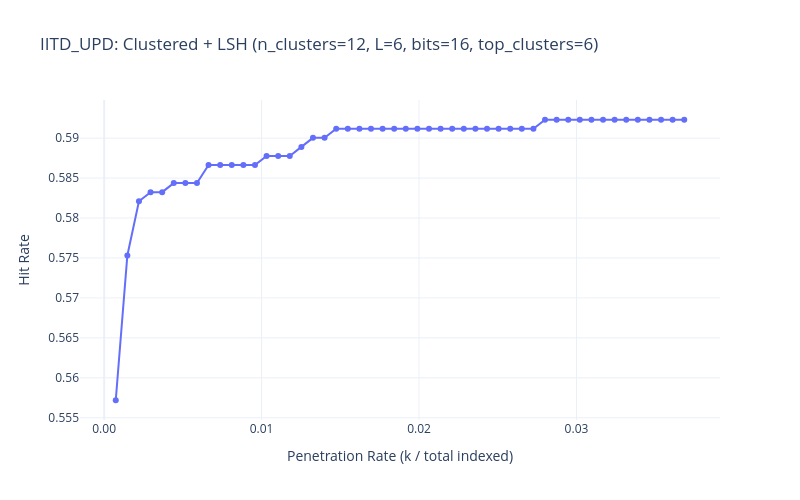

Notebook code for this chart:
### Code cell
import os
import numpy as np
import random
import faiss
import plotly.graph_objects as go
from collections import defaultdict
import heapq

# ---------------------------
# Load IITD_UPD Templates (70:30 Split)
# ---------------------------
def load_iitd_upd_templates(root_folder, seed=42, split_ratio=0.7):
    random.seed(seed)
    index_vectors, index_labels = [], []
    query_vectors, query_labels = [], []

    subject_folders = sorted(
        [d for d in os.listdir(root_folder) if os.path.isdir(os.path.join(root_folder, d))]
    )

    for subject in subject_folders:
        subject_path = os.path.join(root_folder, subject)
        files = sorted([f for f in os.listdir(subject_path) if f.endswith('.npy')])
        if not files:
            print(f"⚠️ Skipping {subject}, no .npy files")
            continue

        random.shuffle(files)
        split_point = max(1, int(len(files) * split_ratio))
        index_files = files[:split_point]
        query_files = files[split_point:]

        for f in index_files:
            vec = np.load(os.path.join(subject_path, f)).astype('float32').flatten()
            index_vectors.append(vec)
            index_labels.append(subject)

        for f in query_files:
            vec = np.load(os.path.join(subject_path, f)).astype('float32').flatten()
            query_vectors.append(vec)
            query_labels.append(subject)

        print(f"{subject}: {len(index_files)} index, {len(query_files)} query")

    return (
        np.vstack(index_vectors),
        np.array(index_labels),
        np.vstack(query_vectors),
        np.array(query_labels)
    )

# ---------------------------
# LSH helper: random projection hash family
# ---------------------------
class LSHTable:
    def __init__(self, dim, bits, rng):
        """
        bits: number of random projection bits (hash length)
        rng: numpy RandomState
        """
        self.bits = bits
        self.dim = dim
        # random projection vectors shape (bits, dim)
        self.projections = rng.normal(size=(bits, dim)).astype('float32')
        # dictionary: bucket_key (tuple of bits) -> list of (local_index)
        self.buckets = defaultdict(list)

    def compute_hash(self, vecs):
        # vecs: N x dim -> returns N x bits of 0/1
        dots = np.dot(vecs, self.projections.T)  # N x bits
        bits_mat = (dots >= 0).astype('int8')
        # convert to tuple of ints per vector for use as dict key
        keys = [tuple(row.tolist()) for row in bits_mat]
        return keys

    def add(self, vecs, local_indices):
        keys = self.compute_hash(vecs)
        for key, idx in zip(keys, local_indices):
            self.buckets[key].append(idx)

    def query_bucket(self, vec):
        key = tuple((np.dot(vec, self.projections.T) >= 0).astype('int8').tolist())
        return self.buckets.get(key, [])

# ---------------------------
# Hybrid: KMeans clustering + LSH per cluster
# ---------------------------
class HybridClusterLSH:
    def __init__(self, dim, n_clusters=10, L=5, bits=16, rng_seed=42):
        """
        n_clusters: number of coarse clusters
        L: number of LSH tables per cluster
        bits: number of projection bits per table
        """
        self.dim = dim
        self.n_clusters = n_clusters
        self.L = L
        self.bits = bits
        self.rng = np.random.RandomState(rng_seed)
        self.kmeans = faiss.Kmeans(dim, n_clusters, niter=20, verbose=False)
        # For each cluster: store dict with 'indices' (global indices), 'labels', 'vecs', 'lsh_tables' (list)
        self.clusters = [None] * n_clusters

    def fit(self, vectors, labels):
        """
        vectors: N x dim (float32)
        labels: N (object) or array
        We will keep the mapping for global indices so we can compute penetration easily.
        """
        print("Training coarse KMeans...")
        self.kmeans.train(vectors)
        _, assign = self.kmeans.index.search(vectors, 1)
        assign = assign.flatten()

        # build clusters
        for c in range(self.n_clusters):
            members = np.where(assign == c)[0]
            if len(members) == 0:
                self.clusters[c] = None
                print(f"Cluster {c}: EMPTY")
                continue

            cluster_vecs = vectors[members]
            cluster_labels = labels[members]
            # Build L LSH tables for this cluster
            lsh_tables = []
            for i in range(self.L):
                lt = LSHTable(self.dim, self.bits, rng=self.rng)
                lt.add(cluster_vecs, list(range(len(members))))  # local indices 0..len(members)-1
                lsh_tables.append(lt)

            self.clusters[c] = {
                'global_indices': members,      # map local index -> global index by members[local]
                'vecs': cluster_vecs,          # local vecs
                'labels': cluster_labels,
                'lsh_tables': lsh_tables
            }
            print(f"Cluster {c}: {len(members)} vectors, built {self.L} LSH tables")

    def _probe_cluster(self, cluster, query_vec, probes_per_table=2):
        """
        Probe one cluster for one query:
        - For each LSH table, fetch the bucket for the query (single bucket).
        - Optionally we could also probe nearby buckets, but here keep single-bucket per table.
        - Return set of global indices (deduped)
        """
        candidates_local = set()
        for lt in cluster['lsh_tables']:
            bucket = lt.query_bucket(query_vec)
            # bucket contains local indices; add up to probes_per_table of them (or all)
            # choose first probes_per_table (deterministic); could random.sample for randomness
            for li in bucket[:probes_per_table]:
                candidates_local.add(li)
        # map local -> global
        global_idxs = [int(cluster['global_indices'][li]) for li in candidates_local]
        return global_idxs

    def search(self, queries, top_clusters=3, k=10, probes_per_table=2):
        """
        queries: Q x dim
        returns for each query a list of candidate global indices (unsorted)
        """
        # Step 1: coarse assign top_clusters based on centroid distances
        # use kmeans centroids: self.kmeans.centroids (n_clusters x dim)
        # FAISS stores centroids in self.kmeans.centroids
        centroids = np.array(self.kmeans.centroids).astype('float32')
        # compute centroid distances for all queries
        # queries shape Qxdim
        dists = np.linalg.norm(queries[:, None, :] - centroids[None, :, :], axis=2)  # Q x n_clusters
        top_cluster_ids = np.argsort(dists, axis=1)[:, :top_clusters]

        all_candidates = []
        for qi, q in enumerate(queries):
            qvec = q.astype('float32')
            candidate_globals = []
            for cid in top_cluster_ids[qi]:
                cluster = self.clusters[cid]
                if cluster is None:
                    continue
                cand = self._probe_cluster(cluster, qvec, probes_per_table=probes_per_table)
                candidate_globals.extend(cand)
            # dedupe
            candidate_globals = list(dict.fromkeys(candidate_globals))
            all_candidates.append(candidate_globals)
        return all_candidates

    def rerank_and_get_topk(self, queries, candidates_list, vectors, k=10):
        """
        For each query compute distances to candidate global indices (exact) and return top-k global indices.
        vectors: full database vectors (N x dim) for distance computation
        """
        results = []
        for qi, cand in enumerate(candidates_list):
            if len(cand) == 0:
                results.append([])
                continue
            cand_vecs = vectors[cand]  # len(cand) x dim
            qvec = queries[qi].reshape(1, -1)
            dists = np.linalg.norm(cand_vecs - qvec, axis=1)  # euclidean
            # get top k smallest distances
            topk_idx = np.argsort(dists)[:k]
            topk_global = [cand[i] for i in topk_idx]
            results.append(topk_global)
        return results

# ---------------------------
# Evaluate Hit Rate vs Penetration Rate
# ---------------------------
def evaluate_hit_rate_topk(hybrid_index, full_vectors, index_labels, query_vectors, query_labels,
                           k_max=50, top_clusters=3, probes_per_table=2):
    total_indexed = len(index_labels)
    total_queries = len(query_labels)

    hit_rates = []
    penetration_rates = []

    # Precompute candidate sets for various k? We'll compute per k by reranking top-k.
    # But candidates depend on probes per table and top_clusters only, not k. So compute once:
    candidates_all = hybrid_index.search(query_vectors, top_clusters=top_clusters, k=k_max, probes_per_table=probes_per_table)

    # For incremental k we will rerank and check top-k from reranked candidates
    reranked_topk_all = hybrid_index.rerank_and_get_topk(query_vectors, candidates_all, full_vectors, k=k_max)

    for k in range(1, k_max + 1):
        hits = 0
        for qi in range(total_queries):
            topk = reranked_topk_all[qi][:k]
            # topk contains global indices -> map to labels using index_labels
            if len(topk) > 0:
                topk_labels = index_labels[topk]
                if query_labels[qi] in topk_labels:
                    hits += 1
        hit_rate = hits / total_queries
        # penetration = average retrieved candidates per query divided by total indexed
        avg_retrieved = np.mean([len(reranked_topk_all[qi][:k]) for qi in range(total_queries)])
        # but more meaningful penetration is k / total_indexed (like before). We'll keep that consistent:
        penetration = k / total_indexed
        hit_rates.append(hit_rate)
        penetration_rates.append(penetration)
        print(f"Top-{k}: Hit rate={hit_rate:.4f}, Penetration={penetration:.4f}")
    return penetration_rates, hit_rates

# ---------------------------
# Plotter
# ---------------------------
def plot_hit_rate_vs_penetration(penetration_rates, hit_rates, title):
    fig = go.Figure()
    fig.add_trace(go.Scatter(
        x=penetration_rates,
        y=hit_rates,
        mode='lines+markers',
        name='Cluster+LSH',
        line=dict(width=2),
        marker=dict(size=6)
    ))
    tick_vals = np.arange(0.0, max(penetration_rates) + 0.01, 0.01)
    fig.update_xaxes(title='Penetration Rate (k / total indexed)', tickvals=tick_vals, tickformat=".2f")
    fig.update_yaxes(title='Hit Rate')
    fig.update_layout(title=title, template='plotly_white', width=800, height=500, hovermode='x unified')
    fig.show()

# ---------------------------
# Main workflow
# ---------------------------
def main(data_folder,
         n_clusters=10,
         L=5,
         bits=16,
         top_clusters=3,
         probes_per_table=2,
         k_max=50,
         rng_seed=42):
    index_x, index_y, query_x, query_y = load_iitd_upd_templates(data_folder, seed=rng_seed)
    dim = index_x.shape[1]
    print(f"\nLoaded {len(index_y)} index templates and {len(query_y)} queries with dim={dim}")

    hybrid = HybridClusterLSH(dim, n_clusters=n_clusters, L=L, bits=bits, rng_seed=rng_seed)
    hybrid.fit(index_x, index_y)

    penetration_rates, hit_rates = evaluate_hit_rate_topk(
        hybrid, index_x, index_y, query_x, query_y,
        k_max=k_max, top_clusters=top_clusters, probes_per_table=probes_per_table
    )

    plot_hit_rate_vs_penetration(penetration_rates, hit_rates,
                                 title=f"IITD_UPD: Clustered + LSH (n_clusters={n_clusters}, L={L}, bits={bits}, top_clusters={top_clusters})")

if __name__ == "__main__":
    data_folder = "IITD_UPD"
    main(data_folder,
         n_clusters=12,
         L=6,
         bits=16,
         top_clusters=6,
         probes_per_table=3,
         k_max=50,
         rng_seed=1234)

### Figure 1 — Plotly figure (JSON) as saved in the notebook; plotly's stock layout.template omitted (floating-point values rounded to 4 significant figures)
{"data": [{"line": {"width": 2}, "marker": {"size": 6}, "mode": "lines+markers", "name": "Cluster+LSH", "type": "scatter", "x": [0.0007369, 0.001474, 0.002211, 0.002948, 0.003685, 0.004422, 0.005158, 0.005895, 0.006632, 0.007369, 0.008106, 0.008843, 0.00958, 0.01032, 0.01105, 0.01179, 0.01253, 0.01326, 0.014, 0.01474, 0.01548, 0.01621, 0.01695, 0.01769, 0.01842, 0.01916, 0.0199, 0.02063, 0.02137, 0.02211, 0.02284, 0.02358, 0.02432, 0.02506, 0.02579, 0.02653, 0.02727, 0.028, 0.02874, 0.02948, 0.03021, 0.03095, 0.03169, 0.03242, 0.03316, 0.0339, 0.03464, 0.03537, 0.03611, 0.03685], "y": [0.5572, 0.5753, 0.5821, 0.5832, 0.5832, 0.5844, 0.5844, 0.5844, 0.5866, 0.5866, 0.5866, 0.5866, 0.5866, 0.5878, 0.5878, 0.5878, 0.5889, 0.59, 0.59, 0.5912, 0.5912, 0.5912, 0.5912, 0.5912, 0.5912, 0.5912, 0.5912, 0.5912, 0.5912, 0.5912, 0.5912, 0.5912, 0.5912, 0.5912, 0.5912, 0.5912, 0.5912, 0.5923, 0.5923, 0.5923, 0.5923, 0.5923, 0.5923, 0.5923, 0.5923, 0.5923, 0.5923, 0.5923, 0.5923, 0.5923]}], "layout": {"height": 500, "hovermode": "x unified", "title": {"text": "IITD_UPD: Clustered + LSH (n_clusters=12, L=6, bits=16, top_clusters=6)"}, "width": 800, "xaxis": {"tickformat": ".2f", "tickvals": [0.0, 0.01, 0.02, 0.03, 0.04], "title": {"text": "Penetration Rate (k / total indexed)"}}, "yaxis": {"title": {"text": "Hit Rate"}}}}
